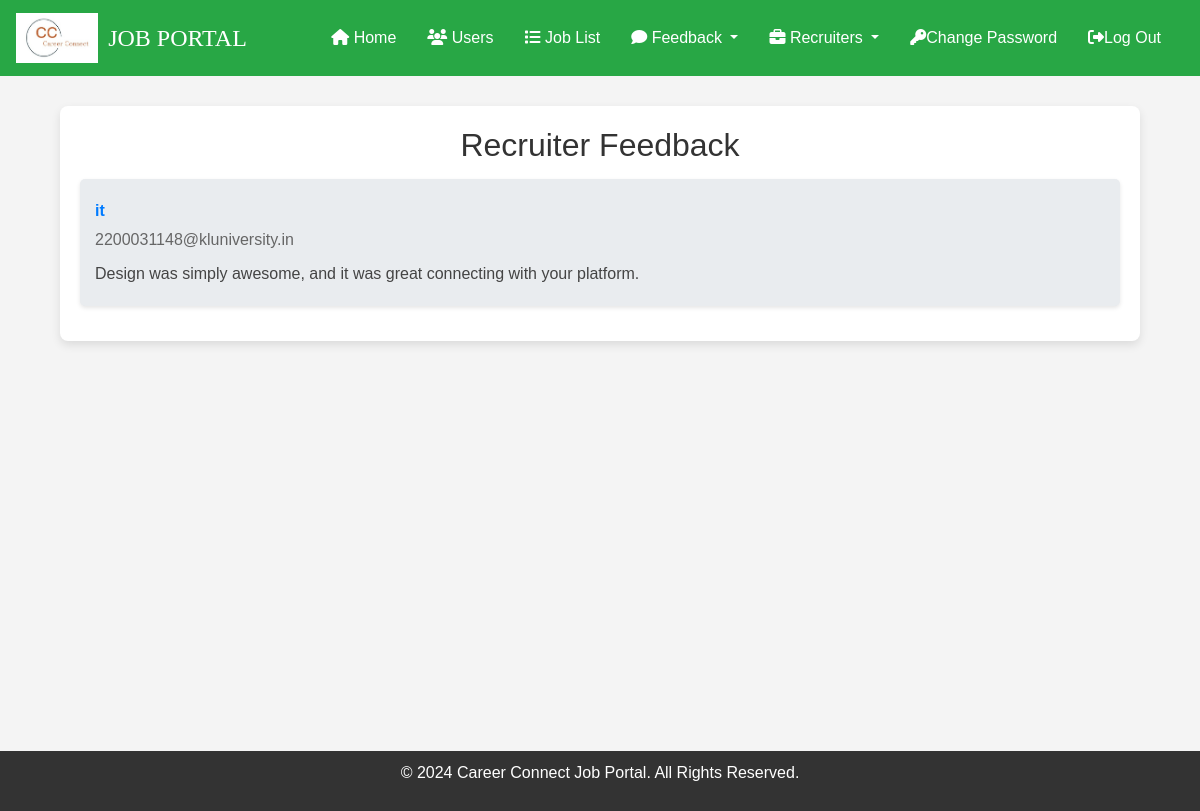
The page /recruiter_feedback/ on the database its author committed.
### job/models.py (models this page shows, shortened)
class RecruiterFeedback(models.Model):
    company = models.CharField(max_length=255)
    email = models.EmailField()
    feedback = models.TextField()

### job/views.py (the view)
# urls.py: path('recruiter_feedback/', recruiter_feedback_view, name='recruiter_feedback'),
def recruiter_feedback_view(request):
    feedbacks = RecruiterFeedback.objects.all()  # Get all recruiter feedback
    return render(request, 'recruitersfeedback.html', {'recruiter_feedback': feedbacks})

### job/templates/recruitersfeedback.html (shortened to what this page needs)
{% load static %}
{% block body %}
{% include 'admin_navigation.html'%}
<html lang="en">
<head>
    <link rel="stylesheet" href="{% static 'path/to/font-awesome.css' %}">
</head>
<body>
<div class="container">
    <h2>Recruiter Feedback</h2>
    {% for feedback in recruiter_feedback %}
        <div class="feedback-box">
            <p class="company">{{ feedback.company }}</p>
            <p class="email">{{ feedback.email }}</p>
            <p class="comment">{{ feedback.feedback }}</p>
        </div>
    {% empty %}
        <p>No feedback submitted yet.</p>
    {% endfor %}
</div>
<div class="footer">
    <p>&copy; 2024 Career Connect Job Portal. All Rights Reserved.</p>
</div>
</body>
</html>
{% endblock %}

### job/templates/recruitersfeedback.html (style rules this page uses)
body { font-family: Arial, sans-serif; background-color: #f4f4f4; margin: 0; padding: 0; }
.container { width: 90%; margin: 30px auto; padding: 20px; background-color: white; border-radius: 8px; box-shadow: 0 4px 10px rgba(0, 0, 0, 0.1); }
h2 { text-align: center; color: #333; }
.feedback-box { background-color: #e9ecef; margin: 15px 0; padding: 15px; border-radius: 5px; box-shadow: 0 2px 4px rgba(0, 0, 0, 0.1); }
.feedback-box p { margin: 5px 0; }
.feedback-box .company { font-weight: bold; color: #007bff; }
.feedback-box .email { color: #666; }
.feedback-box .comment { color: #444; margin-top: 10px; }
.footer { background-color: #333; color: white; padding: 10px; text-align: center; width: 100%; margin-top: 410px; }

### rows shown on the page
RecruiterFeedback: company "it", email "2200031148@kluniversity.in", feedback "Design was simply awesome, and it was great connecting with your platform."
